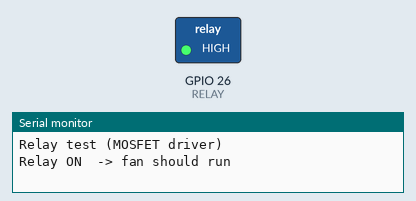
This sketch was run on a simulated ESP32. Parts: switched loads named in the sketch (green lamp = pin HIGH), the last lines printed to the serial monitor.

Above: at 1.5 s.
At 4.5 s:
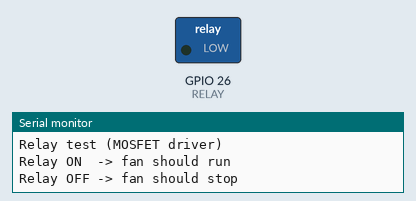
Timing chart, 0 to 7.8 s (numbered marks = the images above):
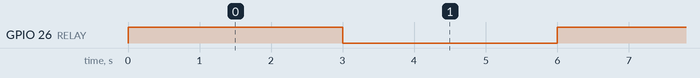

The sketch:

relay_test.ino
```cpp
// SismoEv test 04 — relay + fan through an IRLZ44N MOSFET
// GPIO26 -> 330R -> MOSFET gate; drain -> relay IN; source -> GND; 10k gate->source.
// HIGH = relay on (fan runs), LOW = relay off. Serial Monitor: 115200 baud.

const int RELAY = 26;

void setup() {
  Serial.begin(115200);
  pinMode(RELAY, OUTPUT);
  digitalWrite(RELAY, LOW);
  Serial.println("Relay test (MOSFET driver)");
}

void loop() {
  digitalWrite(RELAY, HIGH);
  Serial.println("Relay ON  -> fan should run");
  delay(3000);
  digitalWrite(RELAY, LOW);
  Serial.println("Relay OFF -> fan should stop");
  delay(3000);
}
```

Measured:
- by itself, GPIO 26 (RELAY): alternates HIGH for 3.0 s and LOW for 3.0 s
